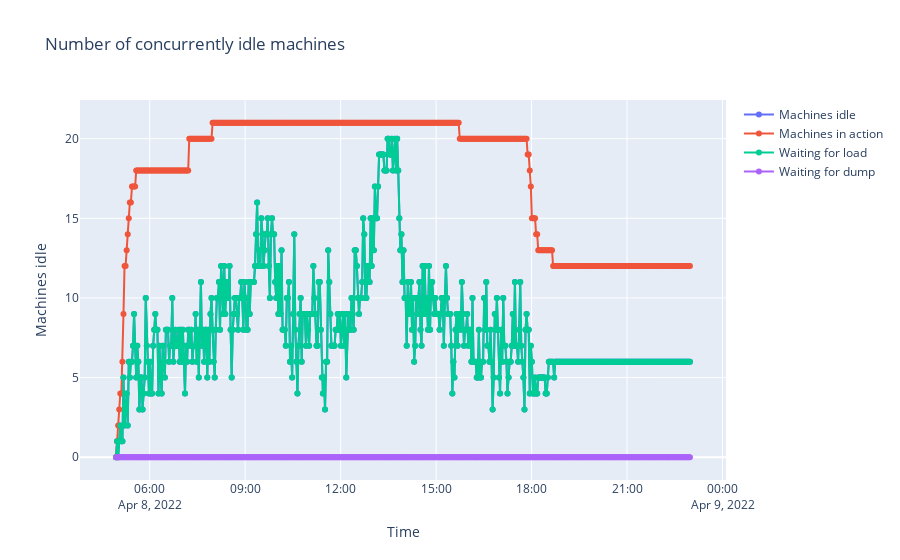

The cell this chart's notebook holds for it:
### Markdown cell above
Our first plot will be a plot of the number of machines idle at any given moment.

### Code cell
daily_report.plot_aggregated_idle_timeline()

### Figure 1 — Plotly figure (JSON) as saved in the notebook; plotly's stock layout.template omitted (floating-point values rounded to 4 significant figures; data arrays with more than 128 entries replaced by an {"elided": "..."} marker saying what was removed)
{"data": [{"mode": "markers+lines", "name": "Machines idle", "type": "scatter", "x": {"elided": "542 str values"}, "y": {"elided": "542 int values"}}, {"mode": "markers+lines", "name": "Machines in action", "type": "scatter", "x": {"elided": "542 str values"}, "y": {"elided": "542 int values"}}, {"mode": "markers+lines", "name": "Waiting for load", "type": "scatter", "x": {"elided": "542 str values"}, "y": {"elided": "542 int values"}}, {"mode": "markers+lines", "name": "Waiting for dump", "type": "scatter", "x": {"elided": "542 str values"}, "y": {"elided": "542 int values"}}], "layout": {"title": {"text": "Number of concurrently idle machines"}, "xaxis": {"title": {"text": "Time"}, "type": "date"}, "yaxis": {"title": {"text": "Machines idle"}, "type": "linear"}}}
